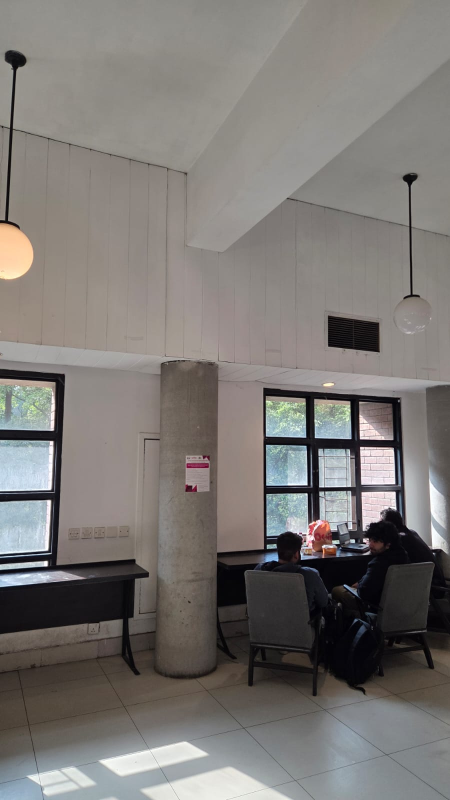
#> input picture assets/img_1.jpeg, 900 x 1600 px (shown at 1/2 size); its folder holds 4 pictures in this run
$ python feature_matching_pipeline.py
#> lines starting #> are read from the running program, lines starting #| are printed output that depends on the picture
"""Feature matching pipeline for Week 1 deliverable.

This module loads a sequence of images from the assets directory, detects local
features, filters matches with Lowe's ratio test, and writes visualization
images that highlight the surviving correspondences for each image pair.
"""

from __future__ import annotations

import argparse
from dataclasses import dataclass
from pathlib import Path
from typing import Iterable, List, Sequence, Tuple

import cv2
import numpy as np

ImagePair = Tuple[Path, Path]


@dataclass
class MatchSummary:
    """Container for reporting match statistics."""

    image_a: Path
    image_b: Path
    keypoints_a: int
    keypoints_b: int
    raw_matches: int
    filtered_matches: int
    output_path: Path


def collect_image_paths(
    image_dir: Path,
    prefix: str = "img_",
    extensions: Sequence[str] = (".jpg", ".jpeg", ".png", ".bmp", ".tif", ".tiff"),
) -> List[Path]:
    """Return all image files that follow the naming convention."""
    if not image_dir.exists():
        raise FileNotFoundError(f"Image directory not found: {image_dir}")

    def parse_index(path: Path) -> Tuple[int, str]:
        """Return a sortable key (flag, value) for natural numeric ordering."""
        stem = path.stem
        suffix = stem[len(prefix) :]
        try:
            numeric_value = int(suffix)
            return (0, numeric_value)
        except ValueError:
            # Non-numeric suffix goes to the end but preserves deterministic ordering.
            return (1, stem)

    candidates = [
        path
        for path in image_dir.iterdir()
        if path.is_file()
        and path.suffix.lower() in extensions
        and path.stem.startswith(prefix)
    ]
    candidates.sort(key=parse_index)

    if len(candidates) < 2:
        raise FileNotFoundError(
            f"Need at least two images named '{prefix}x' inside '{image_dir}'."
        )

    return candidates


def create_detector(name: str = "ORB", n_features: int = 2000) -> cv2.Feature2D:
    """Instantiate a feature detector/descriptor."""
    upper_name = name.upper()
    if upper_name == "SIFT":
        return cv2.SIFT_create(n_features)
    if upper_name == "ORB":
        return cv2.ORB_create(nfeatures=n_features, fastThreshold=5)

    raise ValueError(f"Unsupported detector '{name}'. Choose 'ORB' or 'SIFT'.")


def load_image(path: Path, grayscale: bool = False) -> np.ndarray:
    """Load an image from disk."""
    flag = cv2.IMREAD_GRAYSCALE if grayscale else cv2.IMREAD_COLOR
    image = cv2.imread(str(path), flag)
    if image is None:
        raise ValueError(f"Failed to load image: {path}")
    return image


def detect_and_describe(
    detector: cv2.Feature2D, image: np.ndarray
) -> Tuple[List[cv2.KeyPoint], np.ndarray]:
    """Run feature detection and description."""
    keypoints, descriptors = detector.detectAndCompute(image, None)
    if descriptors is None or len(keypoints) == 0:
        raise RuntimeError("No features detected. Verify image quality.")
    return keypoints, descriptors


def match_descriptors(
    descriptors_a: np.ndarray,
    descriptors_b: np.ndarray,
    ratio_thresh: float = 0.75,
    norm_type: int | None = None,
) -> Tuple[List[cv2.DMatch], List[cv2.DMatch]]:
    """Perform brute-force matching with optional ratio filtering."""
    if norm_type is None:
        # ORB delivers binary descriptors (uint8), SIFT returns float32.
        norm_type = cv2.NORM_HAMMING if descriptors_a.dtype == np.uint8 else cv2.NORM_L2

    matcher = cv2.BFMatcher(norm_type)
    raw_knn = matcher.knnMatch(descriptors_a, descriptors_b, k=2)

    filtered = [
        m for m, n in raw_knn if n is not None and m.distance < ratio_thresh * n.distance
    ]
    filtered.sort(key=lambda match: match.distance)
    raw = [m for pair in raw_knn for m in pair if m is not None]
    return raw, filtered


def draw_and_save_matches(
    image_a: np.ndarray,
    image_b: np.ndarray,
    keypoints_a: List[cv2.KeyPoint],
    keypoints_b: List[cv2.KeyPoint],
    matches: List[cv2.DMatch],
    output_path: Path,
    max_matches: int = 80,
) -> None:
    """Generate a side-by-side visualization of the feature matches."""
    output_path.parent.mkdir(parents=True, exist_ok=True)
    matches_to_draw = matches[:max_matches]
    visualization = cv2.drawMatches(
        image_a,
        keypoints_a,
        image_b,
        keypoints_b,
        matches_to_draw,
        None,
        flags=cv2.DrawMatchesFlags_NOT_DRAW_SINGLE_POINTS,
    )
    if not cv2.imwrite(str(output_path), visualization):
        raise IOError(f"Failed to save visualization to {output_path}")


def build_pairs_from_sequence(images: Sequence[Path]) -> List[ImagePair]:
    """Create consecutive image pairs with sufficient parallax."""
    return list(zip(images[:-1], images[1:]))


def build_pairs_from_tokens(images: Sequence[Path], tokens: Iterable[str]) -> List[ImagePair]:
    """Build explicit image pairs from CLI tokens like '1-3'."""
    index_map = {path.stem.split("_")[-1]: path for path in images}
    pairs: List[ImagePair] = []

    for token in tokens:
        if "-" not in token:
            raise ValueError(f"Invalid pair token '{token}'. Use the form '1-2'.")
        left_idx, right_idx = token.split("-", maxsplit=1)
        img_a = index_map.get(left_idx)
        img_b = index_map.get(right_idx)
        if img_a is None or img_b is None:
            raise ValueError(f"Pair '{token}' references missing images.")
        pairs.append((img_a, img_b))
    return pairs


def process_pairs(
    image_pairs: Sequence[ImagePair],
    output_dir: Path,
    detector_name: str = "ORB",
    ratio_thresh: float = 0.75,
) -> List[MatchSummary]:
    """Run the full matching workflow for the requested pairs."""
    detector = create_detector(detector_name)
    summaries: List[MatchSummary] = []

    for img_a_path, img_b_path in image_pairs:
        gray_a = load_image(img_a_path, grayscale=True)
        gray_b = load_image(img_b_path, grayscale=True)
#> call 2 of load_image, with grayscale = True
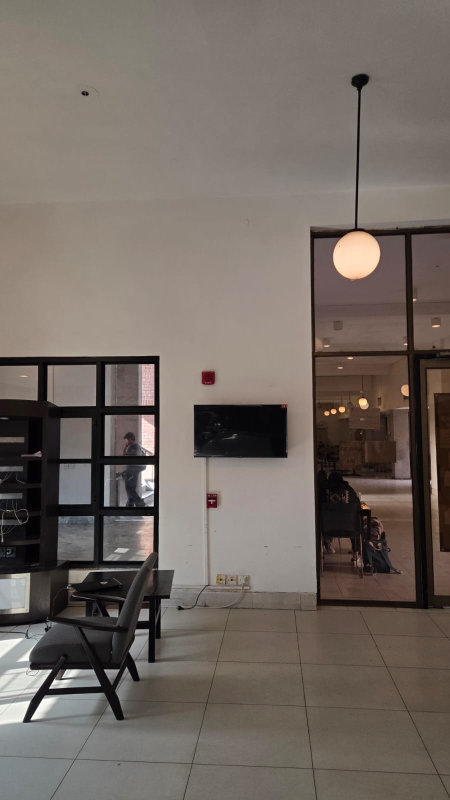
#> input picture assets/img_10.jpeg, 900 x 1600 px (shown at 1/2 size)

        color_a = load_image(img_a_path, grayscale=False)
#> in load_image, image is the input picture: shape (1600, 900, 3); mean B, G, R 116.7, 119.8, 123.5
        color_b = load_image(img_b_path, grayscale=False)
#> in load_image, image is the input picture: shape (1600, 900, 3); mean B, G, R 98.1, 105, 114.1

        kps_a, des_a = detect_and_describe(detector, gray_a)
#> in detect_and_describe, `keypoints, descriptors = detector.detectAndCompute(image, None)`: keypoints = 2000 keypoints; strongest (x, y, size): (613, 969, 31), (613, 988, 31), (613, 968, 37.2), (612, 968, 44.6)
#> in process_pairs, `kps_a, des_a = detect_and_describe(detector, gray_a)`: kps_a has the same summary as keypoints in detect_and_describe
        kps_b, des_b = detect_and_describe(detector, gray_b)
#> in detect_and_describe (call 2), `keypoints, descriptors = detector.detectAndCompute(image, None)`: keypoints = 2000 keypoints; strongest (x, y, size): (99, 1376, 31), (297, 932, 111.1), (100, 1375, 37.2), (306, 1011, 31)
#> in process_pairs, `kps_b, des_b = detect_and_describe(detector, gray_b)`: kps_b has the same summary as keypoints in detect_and_describe
        raw_matches, filtered_matches = match_descriptors(
            des_a, des_b, ratio_thresh=ratio_thresh
        )
#> in match_descriptors, `raw_knn = matcher.knnMatch(descriptors_a, descriptors_b, k=2)`: raw_knn = 2000 matches
#> in match_descriptors, `filtered = [ m for m, n in raw_knn if n is not None and m.distance < r..`: filtered = 22 matches
#> in match_descriptors, `raw = [m for pair in raw_knn for m in pair if m is not None]`: raw = 4000 matches
#> in process_pairs, `raw_matches, filtered_matches = match_descriptors( des_a, des_b, ratio..`: filtered_matches = 22 matches

        output_name = f"{img_a_path.stem}_{img_b_path.stem}_matches.jpg"
        output_path = output_dir / output_name

        draw_and_save_matches(
            color_a, color_b, kps_a, kps_b, filtered_matches, output_path
        )
#> in draw_and_save_matches, `visualization = cv2.drawMatches( image_a, keypoints_a, image_b, keypoi..`:
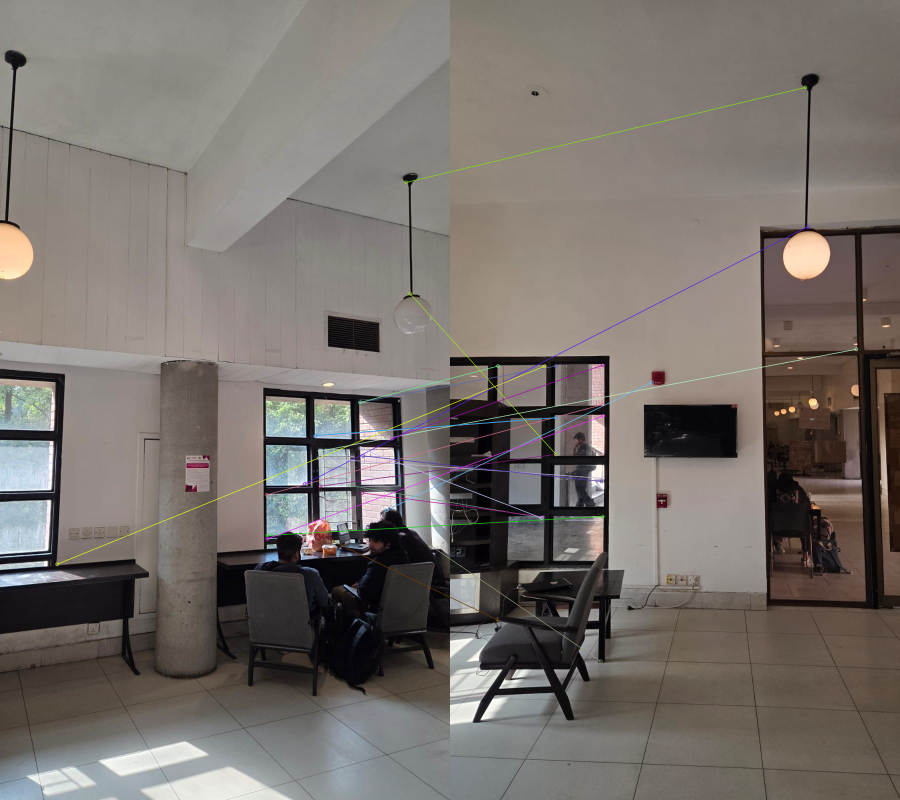
#> visualization: shape (1600, 1800, 3) (shown at 1/2 size); mean B, G, R 107.6, 112.6, 119

        summaries.append(
            MatchSummary(
                image_a=img_a_path,
                image_b=img_b_path,
                keypoints_a=len(kps_a),
                keypoints_b=len(kps_b),
                raw_matches=len(raw_matches),
                filtered_matches=len(filtered_matches),
                output_path=output_path,
            )
        )
#> pass 2 of the loop in process_pairs, `for img_a_path, img_b_path in image_pairs:`:
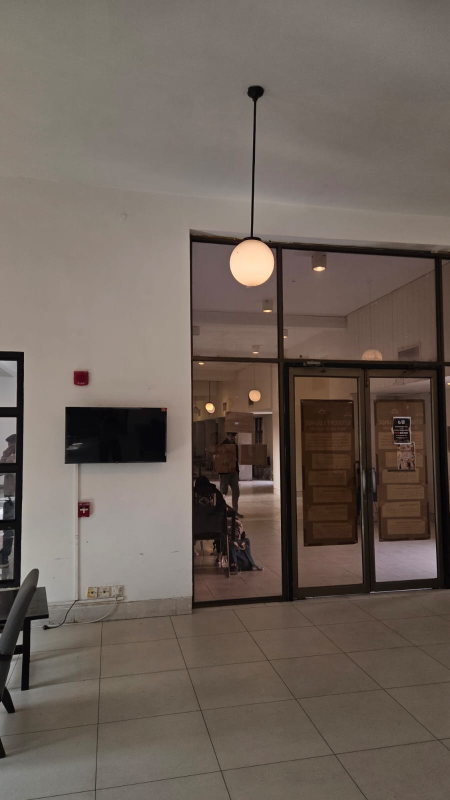
#> input picture assets/img_11.jpeg, 900 x 1600 px (shown at 1/2 size)
#> in load_image (call 6), `image = cv2.imread(str(path), flag)`:
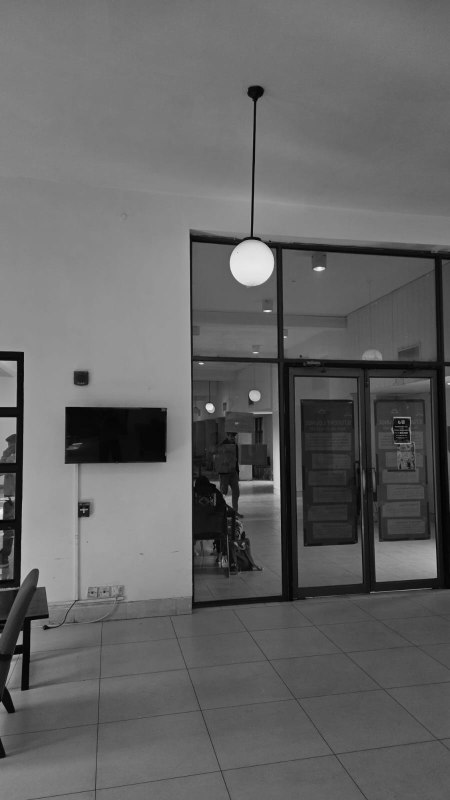
#> image: shape (1600, 900) (shown at 1/2 size); min 0, max 254, mean 100.7
#> in load_image, image is the input picture: shape (1600, 900, 3); mean B, G, R 90, 98.3, 109.8
#> kps_a has the same summary as keypoints in detect_and_describe
#> keypoints = 2000 keypoints; strongest (x, y, size): (568, 674, 31), (416, 813, 111.1), (32, 723, 31), (421, 809, 77.1)
#> kps_b has the same summary as keypoints in detect_and_describe
#> filtered = 115 matches
#> matches_to_draw = 80 matches
#> in draw_and_save_matches (call 2), `visualization = cv2.drawMatches( image_a, keypoints_a, image_b, keypoi..`:
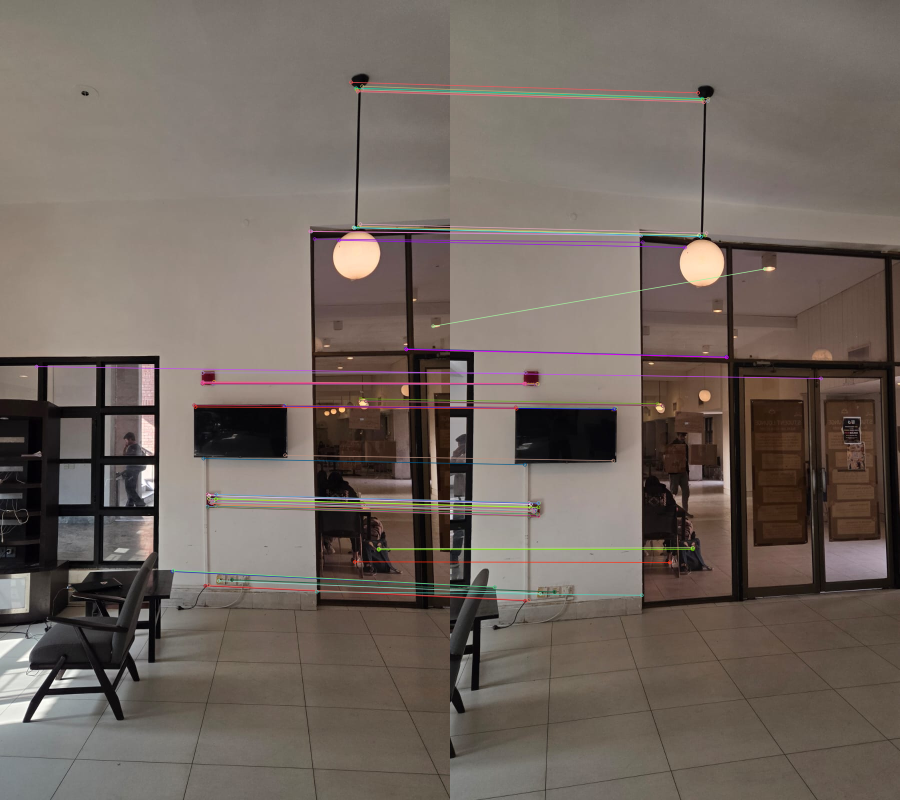
#> visualization: shape (1600, 1800, 3) (shown at 1/2 size); mean B, G, R 94.8, 102.1, 112.7
#> pass 3 of the loop in process_pairs, `for img_a_path, img_b_path in image_pairs:`:
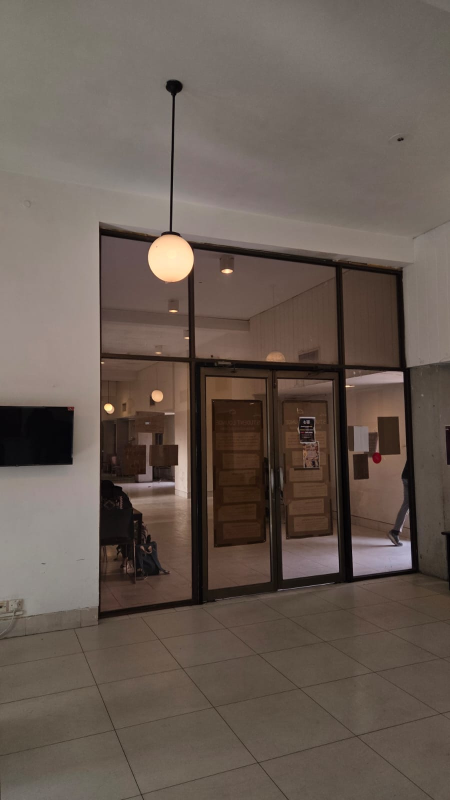
#> input picture assets/img_12.jpeg, 900 x 1600 px (shown at 1/2 size)
#> in load_image (call 10), `image = cv2.imread(str(path), flag)`:
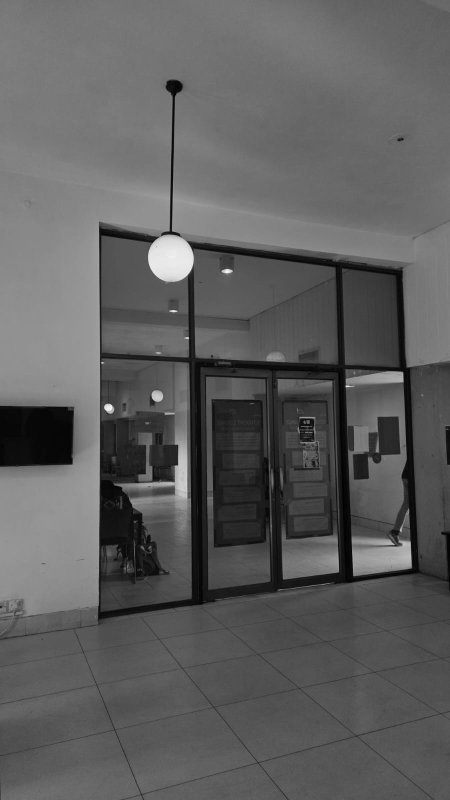
#> image: shape (1600, 900) (shown at 1/2 size); min 0, max 255, mean 94
#> in load_image, image is the input picture: shape (1600, 900, 3); mean B, G, R 82.7, 91.2, 103.8
#> kps_a has the same summary as keypoints in detect_and_describe
#> keypoints = 2000 keypoints; strongest (x, y, size): (376, 676, 31), (201, 727, 31), (692, 772, 31), (204, 725, 31)
#> kps_b has the same summary as keypoints in detect_and_describe
#> filtered = 377 matches
#> in draw_and_save_matches (call 3), `visualization = cv2.drawMatches( image_a, keypoints_a, image_b, keypoi..`:
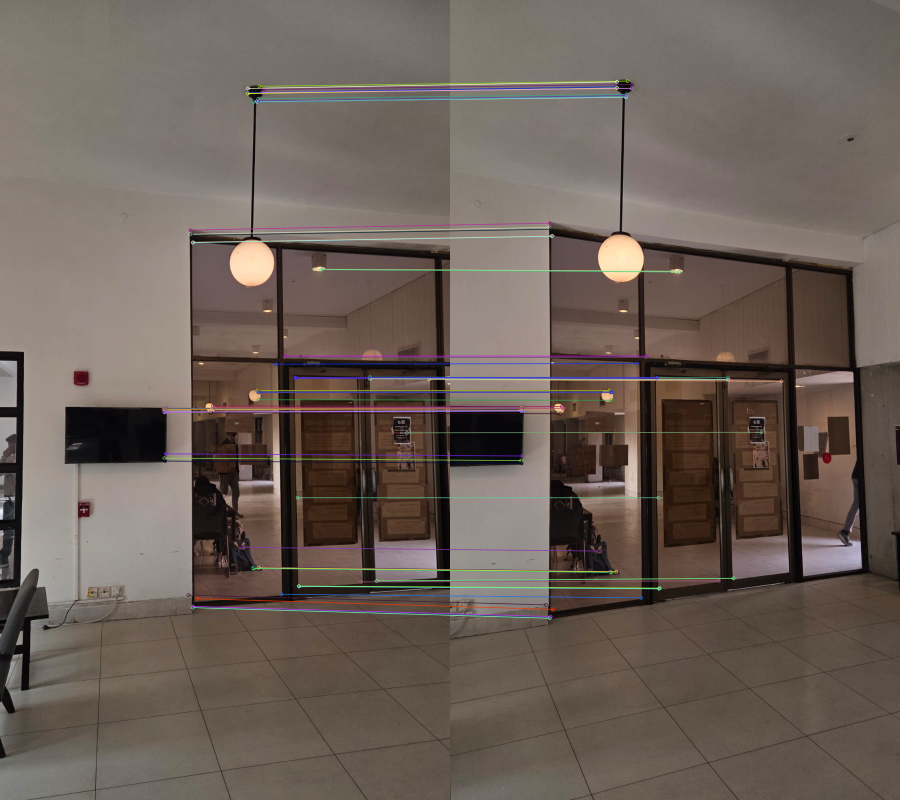
#> visualization: shape (1600, 1800, 3) (shown at 1/2 size); mean B, G, R 87.6, 95.5, 107.3

    return summaries


def run_pipeline(
    image_dir: Path,
    output_dir: Path,
    detector: str = "ORB",
    ratio_thresh: float = 0.75,
    pair_tokens: Iterable[str] | None = None,
) -> List[MatchSummary]:
    """Entry-point used by both CLI and notebook."""
    images = collect_image_paths(image_dir)
    image_pairs = (
        build_pairs_from_tokens(images, pair_tokens) if pair_tokens else build_pairs_from_sequence(images)
    )

    summaries = process_pairs(
        image_pairs=image_pairs,
        output_dir=output_dir,
        detector_name=detector,
        ratio_thresh=ratio_thresh,
    )
    return summaries


def parse_args() -> argparse.Namespace:
    parser = argparse.ArgumentParser(
        description="Compute and visualize filtered feature matches for an image sequence."
    )
    parser.add_argument(
        "--image-dir",
        type=Path,
        default=Path("assets"),
        help="Directory containing images named img_<index>.<ext>.",
    )
    parser.add_argument(
        "--output-dir",
        type=Path,
        default=Path("outputs/feature_matches"),
        help="Directory that will store the visualization images.",
    )
    parser.add_argument(
        "--detector",
        type=str,
        choices=["ORB", "SIFT"],
        default="ORB",
        help="Feature detector/descriptor to use.",
    )
    parser.add_argument(
        "--ratio",
        type=float,
        default=0.75,
        help="Lowe ratio threshold for filtering KNN matches.",
    )
    parser.add_argument(
        "--pairs",
        nargs="+",
        help="Optional list of explicit index pairs like '1-3 2-4'. Defaults to consecutive pairs.",
    )
    return parser.parse_args()


def main() -> None:
    args = parse_args()
    summaries = run_pipeline(
        image_dir=args.image_dir,
        output_dir=args.output_dir,
        detector=args.detector,
        ratio_thresh=args.ratio,
        pair_tokens=args.pairs,
    )
#> in run_pipeline, `summaries = process_pairs( image_pairs=image_pairs, output_dir=output_..`: summaries = 3 items
#> summaries = 3 items

    print(f"Processed {len(summaries)} image pair(s).")
#| Processed 3 image pair(s).
    for summary in summaries:
        print(
            f"{summary.image_a.name} vs {summary.image_b.name} -> "
            f"{summary.filtered_matches}/{summary.raw_matches} filtered matches "
            f"(kps: {summary.keypoints_a}/{summary.keypoints_b}) "
            f"saved to {summary.output_path}"
        )
#> this loop made 3 passes
#| img_1.jpeg vs img_10.jpeg -> 22/4000 filtered matches (kps: 2000/2000) saved to outputs/feature_matches/img_1_img_10_matches.jpg
#| img_10.jpeg vs img_11.jpeg -> 115/4000 filtered matches (kps: 2000/2000) saved to outputs/feature_matches/img_10_img_11_matches.jpg
#| img_11.jpeg vs img_12.jpeg -> 377/4000 filtered matches (kps: 2000/2000) saved to outputs/feature_matches/img_11_img_12_matches.jpg


if __name__ == "__main__":
    main()
